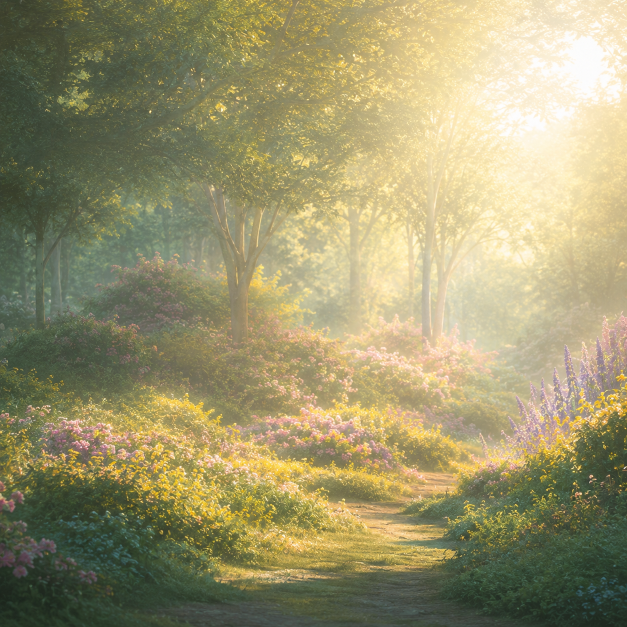
#> input picture pics/sunlit_garden_path_in_a_dreamy_forest.png, 1254 x 1254 px (shown at 1/2 size)
$ python remove_intro_checkerboard.py
#> lines starting #> are read from the running program, lines starting #| are printed output that depends on the picture; after the words box and inside, x2 and y2 are one past the last pixel; in counts of white or black regions, pixels touching at a corner belong together
#> in main, image is the input picture: PIL image 1254x1254 RGB; mean R, G, B 155.2, 148.7, 109.7
#!/usr/bin/env python3
"""Create clean RGBA assets for the opening parallax scene.

Some source PNGs generated for this project can contain a *rendered*
checkerboard rather than usable transparency.  The script inspects every input
instead of assuming its mode or alpha state, then deliberately removes only
bright, neutral pixels that are connected to an edge of an image.  It does not
key out every bright pixel, which is important for white/cream petals and warm
sunlight inside an illustration.

Run from the repository root:

    python tools/remove_intro_checkerboard.py

Original files in ``pics/`` are never overwritten.  Clean assets are written
to ``pics/intro/``.  The supplied golden sunbeam image is intentionally not
matteable by this conservative method: its checkerboard is coloured by the
glow.  A fresh, transparent RGBA light overlay is generated instead and the
report makes that exception explicit.
"""

from __future__ import annotations

import argparse
from dataclasses import dataclass
from pathlib import Path
from typing import Literal

import numpy as np
from PIL import Image, ImageFilter
from scipy import ndimage


Role = Literal["background", "foreground", "unusable-source"]


@dataclass(frozen=True)
class Asset:
    output_name: str
    source_name: str
    role: Role


# The order matches the visual stack in index.html.
ASSETS: tuple[Asset, ...] = (
    Asset("background.png", "sunlit_garden_path_in_a_dreamy_forest.png", "background"),
    Asset("flowers-far.png", "sunlit_winding_path_through_blooms.png", "foreground"),
    Asset("flowers-mid.png", "lush_floral_arrangement_with_soft_pastels.png", "foreground"),
    Asset("canopy.png", "floral_garden_path_with_soft_blooms.png", "foreground"),
    Asset("flowers-left.png", "floral_border_with_transparent_center.png", "foreground"),
    Asset("flowers-right.png", "vibrant_floral_corner_arrangement.png", "foreground"),
    Asset("sunlight.png", "golden_sunbeam_with_ethereal_glow.png", "unusable-source"),
)


def rgba_array(image: Image.Image) -> np.ndarray:
    """Return an RGBA uint8 array without assuming the source has alpha."""

    return np.asarray(image.convert("RGBA"), dtype=np.uint8)


def edge_seed(mask: np.ndarray) -> np.ndarray:
    """Seed every candidate pixel on the four borders of a binary mask."""

    seeds = np.zeros_like(mask, dtype=bool)
    seeds[0, :] = mask[0, :]
    seeds[-1, :] = mask[-1, :]
    seeds[:, 0] |= mask[:, 0]
    seeds[:, -1] |= mask[:, -1]
    return seeds


# [97 lines left out: functions matte_baked_checkerboard, make_sunlight_fallback, not called in this run]


def inspect(image: Image.Image, name: str, forced_checker: bool = False) -> dict[str, object]:
    """Collect the required alpha facts and a conservative checker diagnosis."""

    rgba = rgba_array(image)
    rgb = rgba[..., :3].astype(np.int16)
    value = rgb.max(axis=2)
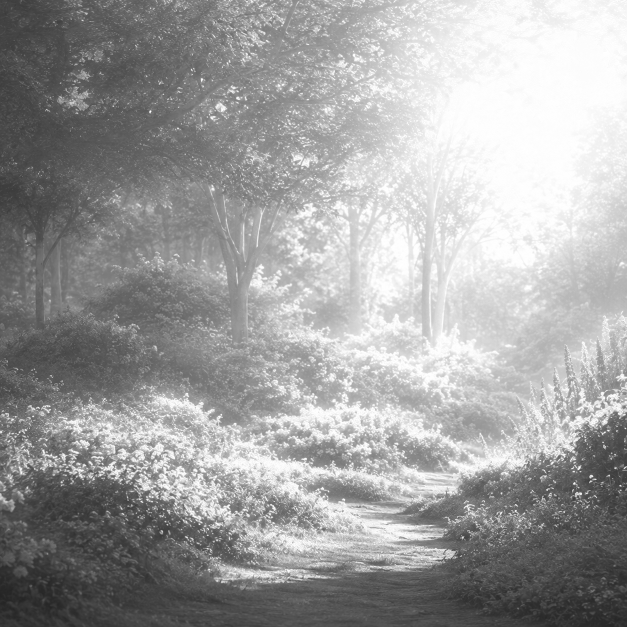
#> value: shape (1254, 1254) int16 (shown at 1/2 size); min 35, max 255, mean 159.2
    chroma = rgb.max(axis=2) - rgb.min(axis=2)
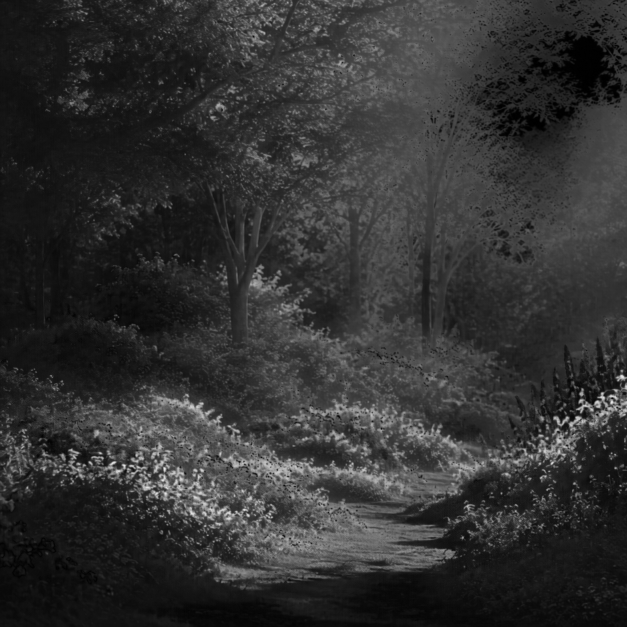
#> chroma: shape (1254, 1254) int16 (shown at 1/2 size); min 0, max 236, mean 49.8
    # RGB values underneath fully transparent pixels do not render.  Excluding
    # them is what distinguishes a true-alpha PNG from a white checkerboard
    # baked into visible RGB pixels.
    neutral_bright = (rgba[..., 3] >= 250) & (value >= 225) & (chroma <= 10)
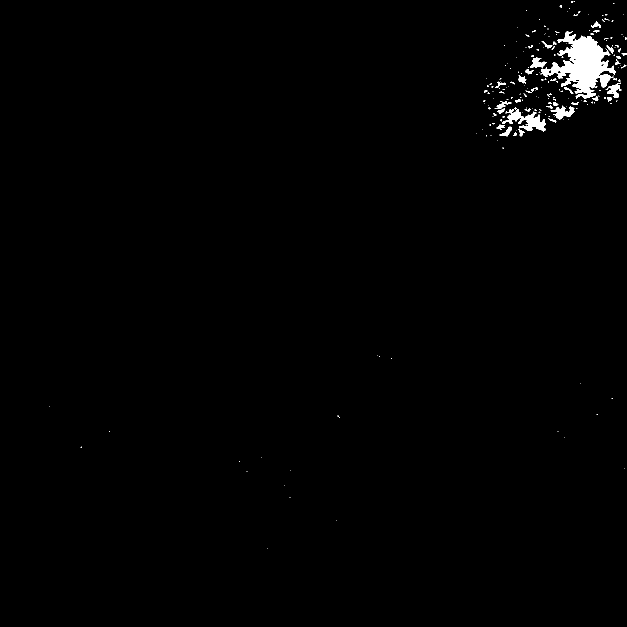
#> neutral_bright: shape (1254, 1254) bool (shown at 1/2 size); 0.94% white; 207 white regions (166 under 20 px), largest, box (x1, y1, x2, y2) and area: (1081, 62, 1231, 198) 8638, (1004, 218, 1092, 263) 1643, (1101, 211, 1149, 240) 627
    connected = ndimage.binary_propagation(
        edge_seed(neutral_bright),
        structure=ndimage.generate_binary_structure(2, 1),
        mask=neutral_bright,
    )
#> in edge_seed, `seeds[0, :] = mask[0, :]`: seeds: shape (1254, 1254) bool; every value is 0
#> in edge_seed, `seeds[:, -1] |= mask[:, -1]`:
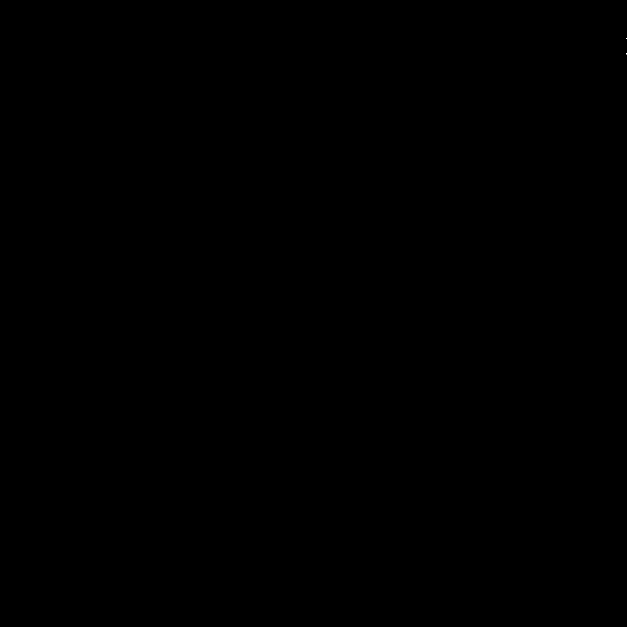
#> seeds: shape (1254, 1254) bool (shown at 1/2 size); 0% white in thin lines or dots, all inside (x1, y1, x2, y2) = (1253, 76, 1254, 109)
#> connected: shape (1254, 1254) bool; 0% white in thin lines or dots, all inside (x1, y1, x2, y2) = (1243, 74, 1254, 112)
    coverage = float(np.count_nonzero(connected)) / connected.size
#> coverage = 2.99e-05
    has_alpha = "A" in image.getbands()
#> has_alpha = False
    checker = forced_checker or coverage > 0.08
#> checker = False
    return {
        "name": name,
        "mode": image.mode,
        "size": f"{image.width}x{image.height}",
        "has_alpha": has_alpha,
        "native_transparency": bool(np.any(rgba[..., 3] < 255)),
        "alpha_lt_255": int(np.count_nonzero(rgba[..., 3] < 255)),
        "edge_neutral_pixels": int(np.count_nonzero(connected)),
        "edge_neutral_percent": coverage * 100,
        "checkerboard_baked": checker,
    }


def print_report(record: dict[str, object], note: str = "") -> None:
#> called with note = ''
    verdict = "YES" if record["checkerboard_baked"] else "NO"
#> verdict = 'NO'
    print(
        f"{record['name']}: mode={record['mode']}; size={record['size']}; "
        f"alpha_channel={record['has_alpha']}; native_transparency={record['native_transparency']}; "
        f"alpha<255={record['alpha_lt_255']}; "
        f"edge_neutral={record['edge_neutral_pixels']} "
        f"({record['edge_neutral_percent']:.2f}%); baked_checkerboard={verdict}{note}"
    )
#| sunlit_garden_path_in_a_dreamy_forest.png: mode=RGB; size=1254x1254; alpha_channel=False; native_transparency=False; alpha<255=0; edge_neutral=47 (0.00%); baked_checkerboard=NO


def parse_args() -> argparse.Namespace:
    repo = Path(__file__).resolve().parents[1]
    parser = argparse.ArgumentParser(description=__doc__)
    parser.add_argument("--source-dir", type=Path, default=repo / "pics")
    parser.add_argument("--output-dir", type=Path, default=repo / "pics" / "intro")
    parser.add_argument(
        "--inspect-only",
        action="store_true",
        help="print the source alpha/checker report without writing output files",
    )
    return parser.parse_args()


def main() -> int:
    args = parse_args()
    source_dir = args.source_dir.resolve()
    output_dir = args.output_dir.resolve()
    source_images: dict[str, Image.Image] = {}

    print("Source image inspection")
    for asset in ASSETS:
        source_path = source_dir / asset.source_name
        if not source_path.is_file():
            raise FileNotFoundError(f"Missing source image: {source_path}")
        image = Image.open(source_path)
        source_images[asset.output_name] = image
        print_report(
            inspect(image, asset.source_name, forced_checker=asset.role == "unusable-source"),
            "; unsafe to matte conservatively" if asset.role == "unusable-source" else "",
        )
#> pass 2 of the loop in main, `for asset in ASSETS:`:
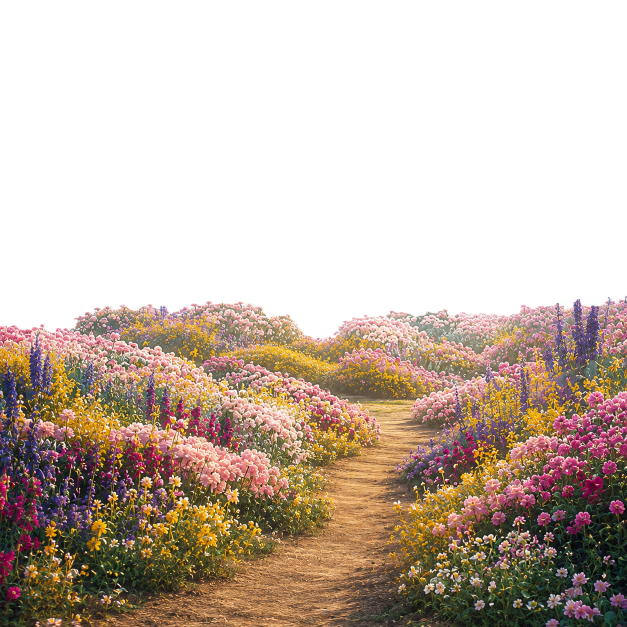
#> input picture pics/sunlit_winding_path_through_blooms.png, 1254 x 1254 px (shown at 1/2 size)
#> in main, image is the input picture: PIL image 1254x1254 RGBA; mean R, G, B, A 198, 182.4, 169.7, 127.3
#> in inspect (call 2), `neutral_bright = (rgba[..., 3] >= 250) & (value >= 225) & (chroma <= 10)`:
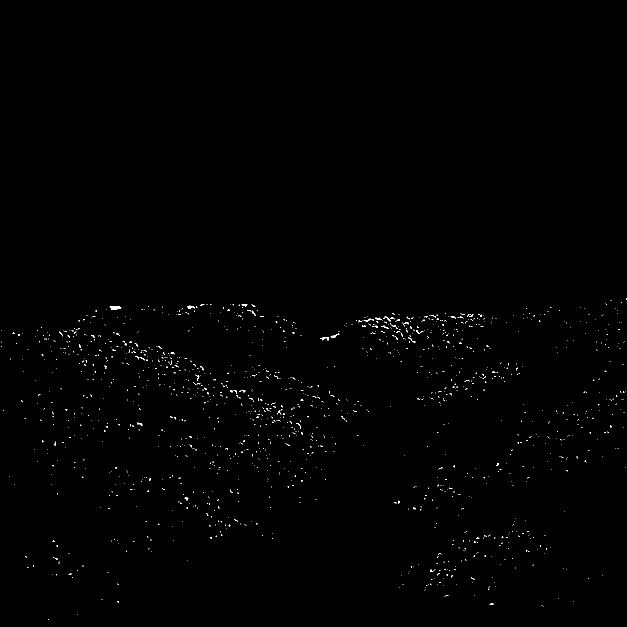
#> neutral_bright: shape (1254, 1254) bool (shown at 1/2 size); 0.34% white in thin lines or dots, all inside (x1, y1, x2, y2) = (2, 597, 1254, 1239)
#> in edge_seed (call 2), `seeds[:, -1] |= mask[:, -1]`:
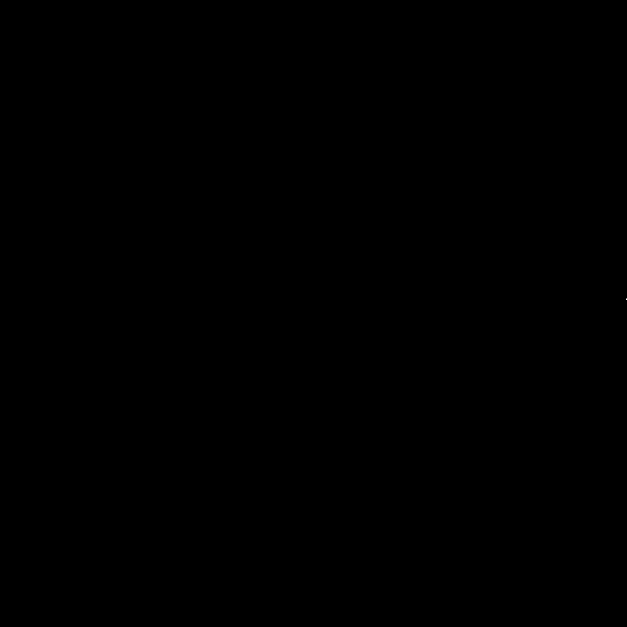
#> seeds: shape (1254, 1254) bool (shown at 1/2 size); 0% white in thin lines or dots, all inside (x1, y1, x2, y2) = (1253, 597, 1254, 600)
#> connected: shape (1254, 1254) bool; 0% white in thin lines or dots, all inside (x1, y1, x2, y2) = (1252, 597, 1254, 600)
#> coverage = 2.54e-06
#> has_alpha = True
#| sunlit_winding_path_through_blooms.png: mode=RGBA; size=1254x1254; alpha_channel=True; native_transparency=True; alpha<255=790089; edge_neutral=4 (0.00%); baked_checkerboard=NO
#> pass 3 of the loop in main, `for asset in ASSETS:`:
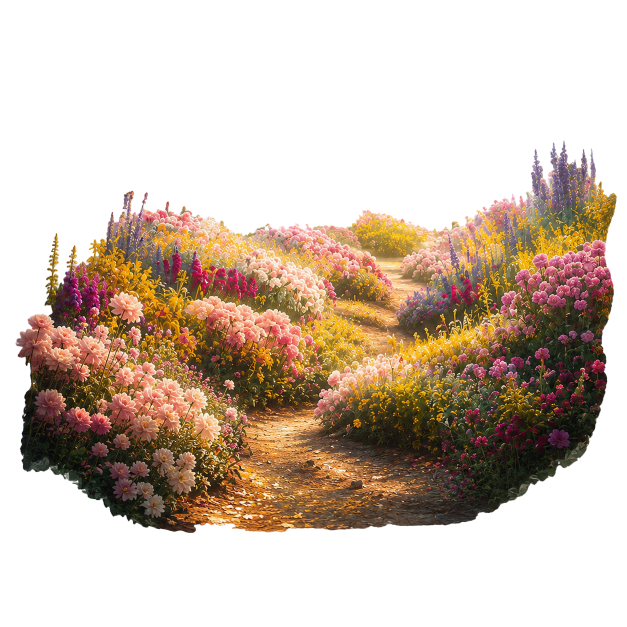
#> input picture pics/lush_floral_arrangement_with_soft_pastels.png, 1254 x 1254 px (shown at 1/2 size)
#> in main, image is the input picture: PIL image 1254x1254 RGBA; mean R, G, B, A 204.3, 187.4, 172.8, 109.8
#> in inspect (call 3), `chroma = rgb.max(axis=2) - rgb.min(axis=2)`:
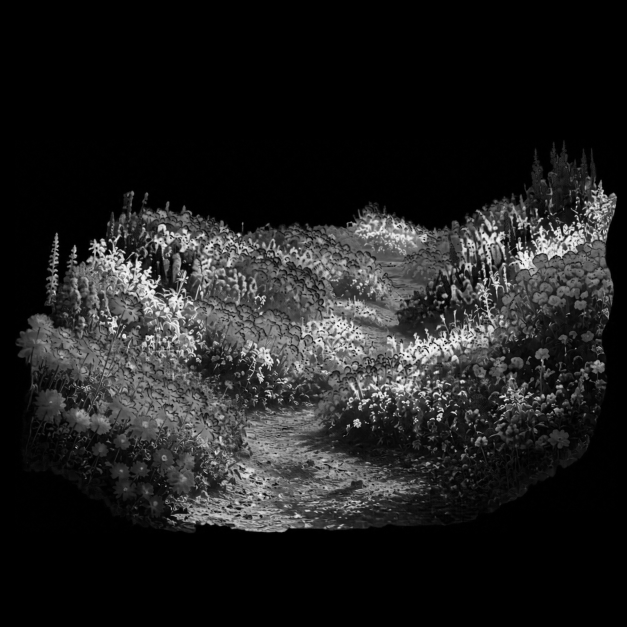
#> chroma: shape (1254, 1254) int16 (shown at 1/2 size); min 0, max 254, mean 32.7
#> in inspect (call 3), `neutral_bright = (rgba[..., 3] >= 250) & (value >= 225) & (chroma <= 10)`:
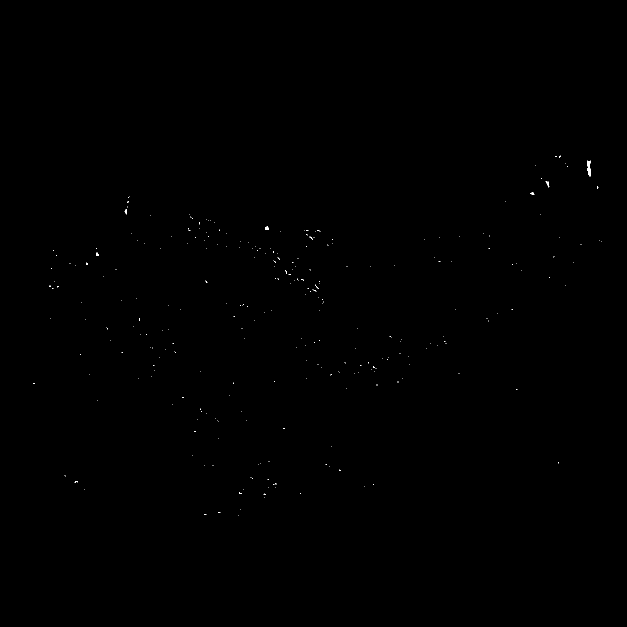
#> neutral_bright: shape (1254, 1254) bool (shown at 1/2 size); 0.06% white in thin lines or dots, all inside (x1, y1, x2, y2) = (67, 311, 1204, 1032)
#> coverage = 0
#| lush_floral_arrangement_with_soft_pastels.png: mode=RGBA; size=1254x1254; alpha_channel=True; native_transparency=True; alpha<255=905613; edge_neutral=0 (0.00%); baked_checkerboard=NO
#> the loop made 6 passes; the first 3 are shown

    if args.inspect_only:
        return 0

    output_dir.mkdir(parents=True, exist_ok=True)
    print(f"\nWriting clean assets to {output_dir}")
    for asset in ASSETS:
        source_path = source_dir / asset.source_name
        output_path = output_dir / asset.output_name
        if source_path.resolve() == output_path.resolve():
            raise RuntimeError("Refusing to overwrite a source image")

        source = source_images[asset.output_name]
        if asset.role == "background":
            # This is a complete opaque garden photograph, not a cutout.
            output = source.convert("RGBA")
            detail = "copied as opaque background (no checkerboard detected)"
        elif asset.role == "unusable-source":
            output = make_sunlight_fallback(source.size)
            detail = "generated clean RGBA fallback; original tinted checkerboard was not used"
        else:
            output_array, removed = matte_baked_checkerboard(rgba_array(source).copy())
            output = Image.fromarray(output_array, mode="RGBA")
            detail = f"removed {removed:,} edge-connected neutral checkerboard pixels"

        output.save(output_path, format="PNG", optimize=True)
        print(f"{asset.output_name}: {detail}")

    print(
        "\nNote: golden_sunbeam_with_ethereal_glow.png was intentionally excluded "
        "from the intro because its checkerboard is tinted by the glow. "
        "sunlight.png is a newly generated transparent replacement."
    )
    return 0


if __name__ == "__main__":
#> (the run stopped early here; a loop or call above may not have finished)
